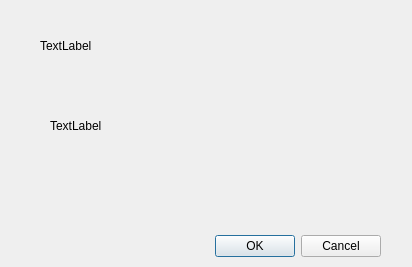
<?xml version="1.0" encoding="UTF-8"?>
<ui version="4.0">
 <class>Dialog</class>
 <widget class="QDialog" name="Dialog">
  <property name="geometry">
   <rect>
    <x>0</x>
    <y>0</y>
    <width>412</width>
    <height>267</height>
   </rect>
  </property>
  <property name="windowTitle">
   <string>Dialog</string>
  </property>
  <widget class="QDialogButtonBox" name="buttonBox">
   <property name="geometry">
    <rect>
     <x>40</x>
     <y>230</y>
     <width>341</width>
     <height>32</height>
    </rect>
   </property>
   <property name="orientation">
    <enum>Qt::Horizontal</enum>
   </property>
   <property name="standardButtons">
    <set>QDialogButtonBox::Cancel|QDialogButtonBox::Ok</set>
   </property>
  </widget>
  <widget class="QLabel" name="label">
   <property name="geometry">
    <rect>
     <x>40</x>
     <y>20</y>
     <width>291</width>
     <height>51</height>
    </rect>
   </property>
   <property name="text">
    <string>TextLabel</string>
   </property>
  </widget>
  <widget class="QLabel" name="label_2">
   <property name="geometry">
    <rect>
     <x>50</x>
     <y>80</y>
     <width>331</width>
     <height>91</height>
    </rect>
   </property>
   <property name="text">
    <string>TextLabel</string>
   </property>
  </widget>
 </widget>
 <resources/>
 <connections>
  <connection>
   <sender>buttonBox</sender>
   <signal>accepted()</signal>
   <receiver>Dialog</receiver>
   <slot>accept()</slot>
   <hints>
    <hint type="sourcelabel">
     <x>248</x>
     <y>254</y>
    </hint>
    <hint type="destinationlabel">
     <x>157</x>
     <y>274</y>
    </hint>
   </hints>
  </connection>
  <connection>
   <sender>buttonBox</sender>
   <signal>rejected()</signal>
   <receiver>Dialog</receiver>
   <slot>reject()</slot>
   <hints>
    <hint type="sourcelabel">
     <x>316</x>
     <y>260</y>
    </hint>
    <hint type="destinationlabel">
     <x>286</x>
     <y>274</y>
    </hint>
   </hints>
  </connection>
 </connections>
</ui>
